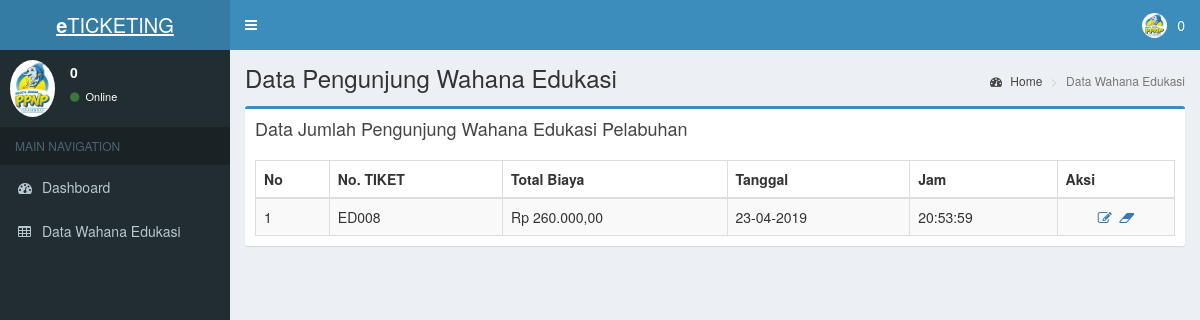
The page /pages/edukasi.php (signed in) on the database its author committed.
### tables this page shows
CREATE TABLE `tb_edukasi` (
  `id_edukasi` varchar(10) NOT NULL,
  `id_user` varchar(10) DEFAULT NULL,
  `jml_orang` int(5) DEFAULT NULL,
  `total` int(11) DEFAULT NULL,
  `tanggal` date NOT NULL,
  `jam` time NOT NULL
);

### pages/edukasi.php (the view, shortened to what this page needs)
<?php
include('header.php');
?>
  <div class="content-wrapper">
    <section class="content-header">
      <h1>
        Data Pengunjung Wahana Edukasi
      </h1>
      <ol class="breadcrumb">
        <li><a href="index.php"><i class="fa fa-dashboard"></i> Home</a></li>
        <li class="active">Data Wahana Edukasi</li>
      </ol>
    </section>
    <section class="content">
      <div class="row">
       <div class="col-xs-12">
          <div class="box box-primary">
            <div class="box-header">
              <h3 class="box-title">Data Jumlah Pengunjung Wahana Edukasi Pelabuhan</h3>
            </div>
            <div class="box-body">
         <table id="example1" class="table table-bordered table-striped">
                <thead>
                <tr>
                <th>No</th>
                  <th>No. TIKET</th>
                  <th>Total Biaya</th>
                  <th>Tanggal</th>
                  <th>Jam</th>
                  <th>Aksi</th>
                </tr>
                </thead>
                <tbody>
                <?php
                include '../config.php';
                $no = 1;
                $query = mysqli_query($connect, "SELECT * FROM tb_edukasi ORDER BY id_edukasi DESC");
                while ($data = mysqli_fetch_array($query)) {
                ?>
                <tr>
                  <td><?php echo $no++;?></td>
                  <td><?php echo $data['id_edukasi'];?></td>
                  <td><?php echo rupiah($data['total']);?></td>
                  <td><?php echo date('d-m-Y', strtotime($data['tanggal']));?></td>
                  <td><?php echo $data['jam'];?></td>
                  <td><center>
                                <a class='fa fa-fw fa-edit' title='Ubah' href='edit_edukasi.php?id_edukasi="<?php echo $data['id_edukasi'];?>"'></a>
                                <a class='fa fa-fw fa-eraser' title='Hapus' href='delete_edukasi.php?id_edukasi="<?php echo $data['id_edukasi'];?>"' onclick="javascript: return confirm('Anda yakin hapus ?')"></a>
                              </center></td>
                </tr>
                <?php
                }
                ?>
                </tbody>
              </table>
            </div>
          </div>
        </div>
      </div>
    </section>
  </div>
<?php
include 'footer.php';
function rupiah($angka){
  $hasil_rupiah = "Rp " . number_format($angka,2,',','.');
  return $hasil_rupiah;
}
?>

### rows shown on the page
tb_edukasi: id_edukasi "ED008", total "Rp 260.000,00", tanggal "23-04-2019", jam "20:53:59"

### other values the page prints
$_SESSION['nama_user'] "0"
